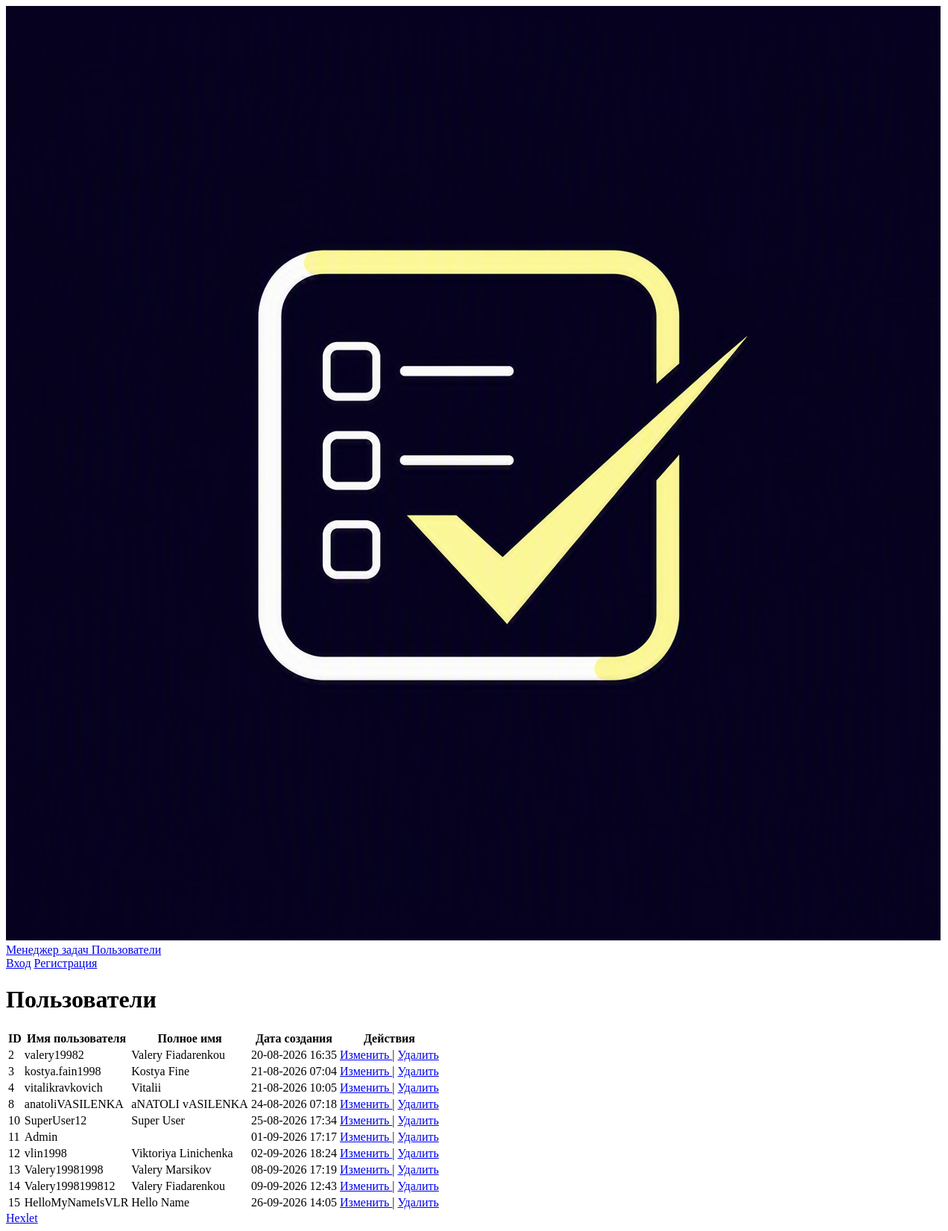
/users/, run on an earlier commit of the app's database.
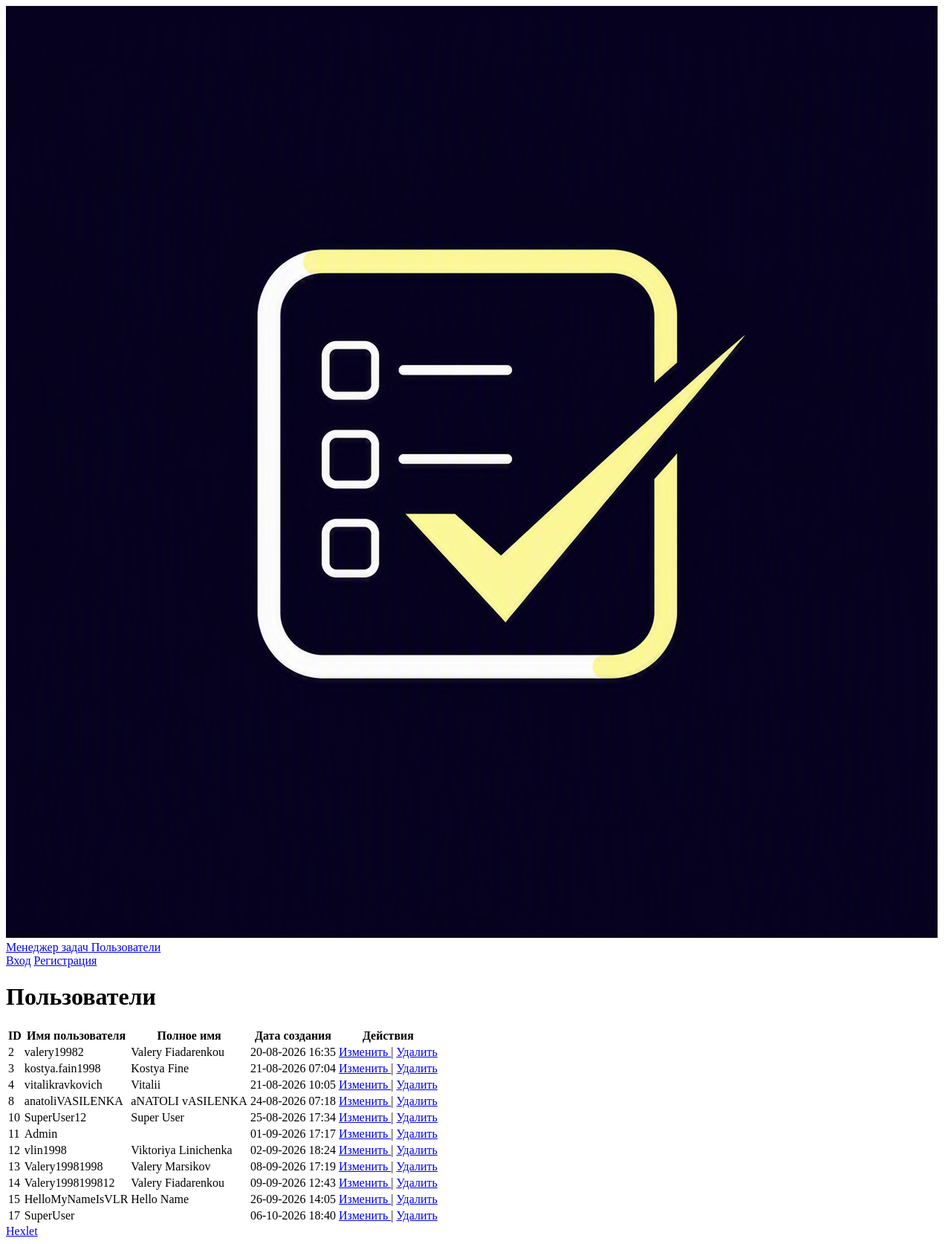
And on a later commit of the database.
### task_manager/user/models.py (models this page shows)
class User(AbstractUser):
    pass

### task_manager/user/views.py (the view)
# urls.py: path('', UsersView.as_view(), name='users'),
class UsersView(View):
    def get(self, request, *args, **kwargs):
        users = User.objects.all()
        return render(
            request,
            "user/users.html",
            context={
                "users": users
            }
        )

### templates/user/users.html (shortened to what this page needs)
{% extends "base.html" %}
{% load tailwind_cli %}
{% block content %}
    <h1 class="text-2xl font-bold mb-6">Пользователи</h1>
    <div class="overflow-x-auto border border-slate-200 rounded-lg shadow-sm">
        <table class="min-w-full divide-y divide-slate-200 bg-white text-sm">
            <thead class="bg-slate-50">
                <tr>
                    <th class="px-6 py-4 font-semibold text-slate-900 text-left">ID</th>
                    <th class="px-6 py-4 font-semibold text-slate-900 text-left">Имя пользователя</th>
                    <th class="px-6 py-4 font-semibold text-slate-900 text-left">Полное имя</th>
                    <th class="px-6 py-4 font-semibold text-slate-900 text-left">Дата создания</th>
                    <th class="px-6 py-4 font-semibold text-slate-900 text-left">Действия</th>
                </tr>
            </thead>
            <tbody class="divide-y divide-slate-200">
                {% for user in users %}
                <tr class="hover:bg-slate-50/75 transition-colors">
                    <td class="px-6 py-4 text-slate-500">{{ user.id }}</td>
                    <td class="px-6 py-4 font-medium text-slate-900">{{ user.username }}</td>
                    <td class="px-6 py-4 text-slate-700">{{ user.first_name }} {{ user.last_name }}</td>
                    <td class="px-6 py-4 text-slate-500">{{ user.date_joined|date:"d-m-Y H:i" }}</td>
                    <td class="px-6 py-4 whitespace-nowrap">
                        <a href="{% url 'user_update' user.id %}"
                           class="text-indigo-600 hover:text-indigo-900 hover:underline">
                            Изменить
                        </a>
                        <span class="text-slate-300 mx-1">|</span>
                        <a href="{% url 'user_delete' user.id %}"
                           class="text-red-600 hover:text-red-900 hover:underline">
                            Удалить
                        </a>
                    </td>
                </tr>
                {% endfor %}
            </tbody>
        </table>
    </div>
{% endblock %}

### templates/base.html (shortened to what this page needs)
{% load static %}
{% load tailwind_cli %}
<!DOCTYPE html>
<html lang="ru">
<head>
</head>
<body class="flex flex-col min-h-screen bg-white text-slate-800">
    {% if user.is_authenticated %}
    <nav class="bg-indigo-900 text-white px-6 py-4 flex justify-between items-center shadow">
        <div class="flex items-center space-x-6">
            <a href="/" class="flex items-center space-x-2 text-yellow-100 font-bold text-lg">
                <img src="{% static 'images/logo.png' %}" alt="Logo" class="h-8 w-auto rounded">
                <span>Менеджер задач</span>
            </a>
            <a href="{% url 'users' %}" class="hover:text-slate-200">Пользователи</a>
            <a href="{% url 'statuses' %}" class="hover:text-slate-200">Статусы</a>
            <a href="{% url 'labels' %}" class="hover:text-slate-200">Метки</a>
            <a href="{% url 'tasks' %}" class="hover:text-slate-200">Задачи</a>
        </div>
        <span class="text-yellow-100 font-semibold">{{ user.username }}</span>
        <div class="flex items-center space-x-6">
            <a href="{% url 'logout' %}" class="hover:text-slate-200">Выход</a>
            <a href="{% url 'user_create' %}" class="hover:text-slate-200">Регистрация</a>
        </div>
    </nav>
    {% else %}
    <nav class="bg-indigo-900 text-white px-6 py-4 flex justify-between items-center shadow">
        <div class="flex items-center space-x-6">
            <a href="/" class="flex items-center space-x-2 text-yellow-100 font-bold text-lg">
                <img src="{% static 'images/logo.png' %}" alt="Logo" class="h-8 w-auto rounded">
                <span>Менеджер задач</span>
            </a>
            <a href="{% url 'users' %}" class="hover:text-slate-200">Пользователи</a>
        </div>
        <div class="flex items-center space-x-6">
            <a href="{% url 'login' %}" class="hover:text-slate-200">Вход</a>
            <a href="{% url 'user_create' %}" class="hover:text-slate-200">Регистрация</a>
        </div>
    </nav>
    {% endif %}
    <main class="flex-grow container mx-auto px-6 py-8">
        {% block content %}{% endblock %}
    </main>
    <footer class="border-t border-slate-200 py-4 text-center">
        <a href="https://ru.hexlet.io" target="_blank" class="text-indigo-600 hover:underline">Hexlet</a>
    </footer>
</body>
</html>

What changed in the data, as far as the page shows it:
added User: id "17", username "SuperUser", date_joined "06-10-2026 18:40"
